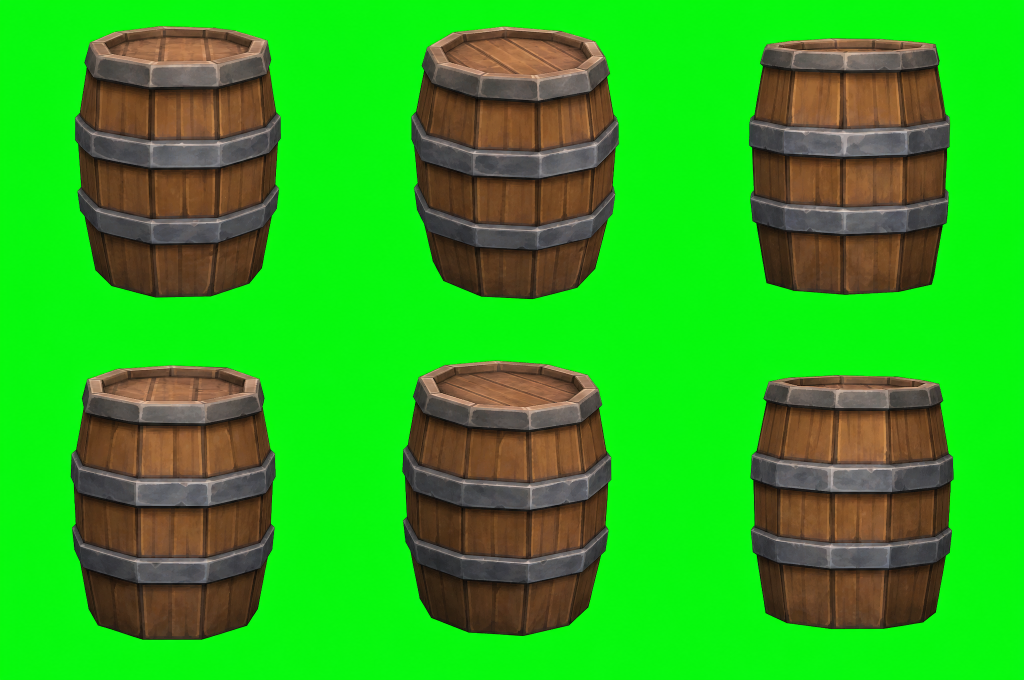
#> input picture tools/characters/ref/views/prop_barrel/sheet.png, 2048 x 1360 px (shown at 1/2 size)
$ python -i multiview.py   (imports and definitions only)
#> lines starting #> are read from the running program, lines starting #| are printed output that depends on the picture; after the words box and inside, x2 and y2 are one past the last pixel; in counts of white or black regions, pixels touching at a corner belong together
#!/usr/bin/env python3
"""One picture (or a few words) of a character to six views of her for image-to-3D tools: one generation, one sheet, six crops.

    python tools/characters/multiview.py guide [OUT.png]                       # draw the white guide (free: look at it first)
    python tools/characters/multiview.py make witch --ref front.png            # ONE paid generation, then the crop
    python tools/characters/multiview.py make fox --text "a fox in a red coat, faceted low-poly"   # from words only
    python tools/characters/multiview.py make witch --ref front.png --key white   # on white instead of chroma-key green (see 3.)
    python tools/characters/multiview.py make witch --ref front.png --pose t --no-legs   # in a T-pose, skirt to the ground, no legs to rig
    python tools/characters/multiview.py crop SHEET.png --out DIR              # only the crop: a sheet made elsewhere, or by hand

1. **Guide**: a canvas (the key colour, see 3.) of three columns by two rows, one framed cell per view with its label, a dashed head line, a dashed foot line,
   a centre line and a symbol for the way she faces. It goes to the generator as the FIRST reference (the character's picture is the second)
   with a note saying how to read it, exactly as scene_layout.py does for rooms: the model puts one figure in each cell, upright, at one
   scale, feet on the line. The cells are square (3:2 canvas) so a grid crop would already work; the crop below does not rely on it.
2. **Generate**: `hf.py run` (marketing-studio, grok or qwen), the prompt composed here, capped by --max-usd. Without --ref the text model is used.
3. **Crop**: the background colour is read off the sheet's border, a figure is whatever differs from it; thin things (frame lines, label
   strokes) are dropped, nearby parts (a wand, hair curls) are merged, and each group goes to the cell its centre is in. Every view is then
   cut out, scaled to the SAME HEIGHT, centred and written square. On WHITE (`--key white`) a pale pixel inside the figure (a pendant, a bird's breast) and a
   hole of background (between arm and body, inside a hair curl) look alike, so holes are told apart by size and by how exactly they are the
   background. On a KEY colour (`--key green`, the default: the guide, the prompt and the matte follow it) every pixel that is the key is a hole, wherever it
   is, the edge is despilled, and nothing needs guessing. Use white only for a character that has green in it. Outputs: `views/NAME.png` (transparent) and `white/NAME.png` (on pure white), `contact.png`, `sheet_boxes.png`, `views.json`.
   Problems are printed, never hidden: a cell with nothing in it, a figure cut by its cell or the sheet's edge, a figure that spills into the
   next cell, two figures in one cell, a view drawn much bigger or smaller than the rest, a background that is not white.

**Pose** (`--pose keep|t|a`): `keep` is the pose of the reference. `t` / `a` ask for a rigging pose (arms straight out / angled down about 40 degrees,
hands open and empty, head forward, legs straight; what she held is left out, so a wand or a bird becomes a separate piece), and the guide
gets a dashed shoulder line (T) so the span of the arms stays inside its cell. Auto-riggers (Mixamo, Meshy, Tripo) want one of the two.

`--no-legs` (for a character in a long skirt or robe, like the witch) asks for the hem on the ground and no legs, feet or shoes in any view: the legs are the
biggest animation burden of a rig and are never seen.

View names say which way she FACES in the picture: `right` = she faces the right edge, so we see her right side; `left` the other.
"""
import argparse
import json
import re
import subprocess
import sys
from pathlib import Path

import numpy as np
from PIL import Image, ImageDraw, ImageFont
from scipy import ndimage

HERE = Path(__file__).resolve().parent
ROOT = HERE.parents[1]

COLS, ROWS = 3, 2
# name, the guide's label, what the prompt says, the symbols of the way she faces (toward / away: the viewer; left / right: the picture's edge)
VIEWS = (
    ("front", "1 FRONT", "front view, facing the viewer", ("toward",)),
    ("front34", "2 FRONT 3/4", "three-quarter front view, the whole body clearly turned a full 45 degrees, half way between the front view and the side view, so that her near shoulder is well in front of the far one, facing toward the lower right of the picture", ("toward", "right")),
    ("right", "3 RIGHT SIDE", "right side view in profile, facing the right edge of the picture", ("right",)),
    ("back", "4 BACK", "back view, facing directly away from the viewer", ("away",)),
    ("back34", "5 BACK 3/4", "three-quarter back view, the whole body clearly turned a full 45 degrees, half way between the back view and the side view, facing away and toward the left edge of the picture", ("away", "left")),
    ("left", "6 LEFT SIDE", "left side view in profile, facing the left edge of the picture", ("left",)),
)
NAMES = [v[0] for v in VIEWS]
MODELS = {
    "marketing": dict(edit="marketing-studio/image", text="marketing-studio/image",
                      args=dict(resolution="2k", quality="medium", aspect_ratio="3:2")),
    "grok": dict(edit="xai/grok-imagine-image-2.0", text="xai/grok-imagine-image-2.0",
                 args=dict(resolution="2k", quality="medium", aspect_ratio="3:2")),
    "qwen": dict(edit="alibaba/qwen-image-3/edit", text="alibaba/qwen-image-3/text-to-image",
                 args=dict(resolution="2k", aspect_ratio="3:2", prompt_extend=True)),
}
DEFAULT_MODEL = "marketing"
# the background to ask for: its colour, and how the prompt says it
KEYS = {"white": ((255, 255, 255), "pure white"), "green": ((0, 255, 0), "flat chroma-key green (#00FF00), perfectly even")}
DEFAULT_KEY = "green"
POSES = {"keep": "",
         "t": ("Pose, the same in every view: a T-pose for rigging. She stands upright and straight, the head facing forward, the arms stretched out "
               "horizontally to both sides at shoulder height with the hands open, palms down and EMPTY, the legs straight; anything she held "
               "is left out of the picture. "),
         "a": ("Pose, the same in every view: an A-pose for rigging. She stands upright and straight, the head facing forward, the arms angled "
               "down about 40 degrees from the body with the hands open and EMPTY, the legs straight; anything she held is left out of the "
               "picture. ")}
DEFAULT_POSE = "keep"
# for a character in a long skirt or robe: nothing to rig or animate below the hem (the legs are the biggest animation burden and would never be seen)
LEGLESS = ("The long skirt reaches all the way to the ground and covers the legs completely: the figure stands on its hem like a bell, and no legs, feet, "
           "shoes or boots are visible in any view. ")
SHOULDER = 0.30                  # the T-pose guide's shoulder line, as a fraction of a cell's height
GUIDE_SIZE = (1920, 1280)
HEAD, FOOT = 0.14, 0.92          # the head and foot lines, as fractions of a cell's height
FILL = 0.84                      # the figure's height in the output square
TOL = 24                         # a pixel this far (of 255) from the background belongs to a figure
S, GAP = 4, 3                    # the grouping runs at 1/S scale and joins parts closer than 2*GAP cells (24 px); bigger loose parts still join their cell's figure


# ---- 1. the guide --------------------------------------------------------------------------------------------------------
def _font(size):
    return ImageFont.load_default(size=size)


# [42 lines left out: functions _arrow, guide, not called in this run]


# ---- 2. generate ---------------------------------------------------------------------------------------------------------
NOTE = ("The FIRST reference image is a LAYOUT GUIDE, not a picture to copy: a {bg} canvas of six framed cells, each with a label, a "
        "dashed head line near the top, a dashed foot line near the bottom, a dotted centre line and a symbol for the way the character faces. "
        "Draw one view of the character in each cell, the whole character from head to foot, centred on the centre line, the head just under "
        "the head line and the feet on the foot line, so that all six are the same size. Use the guide for placement only: the frames, "
        "lines, labels and symbols stay out of the picture, and the background stays {bg} and empty. ")
SHOULDERS = ("A dashed line across each cell at shoulder height marks where the outstretched arms go, hands included, inside the cell. ")
GRID = ("A grid of three columns by two rows of equal cells. ")


STYLE = ("The %s reference image shows only the RENDERING STYLE to match: soft faceted low-poly modelling, painted surfaces, a muted palette with purple accents, "
         "gentle even lighting. Take its style and nothing else: do not copy its characters or objects. ")
ORDINAL = {2: "SECOND", 3: "THIRD", 4: "FOURTH"}
OBJECT_WORDS = (("A character model sheet", "An object model sheet"), ("the SAME character", "the SAME object"), ("the whole character", "the whole object"),
                ("one and the same character", "one and the same object"), ("the character", "the object"), ("The character", "The object"),
                ("head line", "top line"), ("foot line", "base line"), ("from head to foot", "from top to bottom"), ("the head just under the top line and the feet on the base line",
                 "the top just under the top line and the base on the base line"), ("same face, hair, clothes, colours", "same shape, parts, colours"))


# [52 lines left out: functions compose, run_hf, job_cost, not called in this run]


# ---- 3. crop -------------------------------------------------------------------------------------------------------------
def background(a):
    """The sheet's background colour: the median of its outer frame."""
    h, w = a.shape[:2]
    m = max(2, int(0.01 * min(h, w)))
    ring = np.concatenate([a[:m].reshape(-1, 3), a[-m:].reshape(-1, 3), a[:, :m].reshape(-1, 3), a[:, -m:].reshape(-1, 3)])
    return np.median(ring, axis=0)


def difference(a, bg):
    """0..255, how far each pixel is from the background. Against white: the largest channel difference. Against a key colour: how little the
    pixel is the key (its key channel over the other two, as a share of the background's), so a key that is shaded between hair curls still
    counts as key."""
    if np.ptp(bg) < 100:
        return np.abs(a - bg).max(axis=2)
    ch = int(np.argmax(bg))
    share = (a[..., ch] - np.delete(a, ch, axis=2).max(axis=2)) / max(float(bg[ch] - np.delete(bg, ch).max()), 1.0)
    return 255 * np.clip(1 - share / 0.6, 0, 1)


def find_figures(a, bg, cols=COLS, rows=ROWS):
    """{cell index: bool mask of its figure} (a cell with nothing is absent), and the problems found on the way."""
    h, w = a.shape[:2]
    fg = difference(a, bg) > TOL
    hs, ws = h // S, w // S
    small = fg[:hs * S, :ws * S].reshape(hs, S, ws, S).max(axis=(1, 3))
    small = ndimage.binary_opening(small, np.ones((3, 3)))                  # frame lines and label strokes are thinner than 3 cells
    lab, n = ndimage.label(ndimage.binary_dilation(small, np.ones((3, 3)), iterations=GAP))
    problems, per_cell = [], {}
    for i in range(1, n + 1):
        part = (lab == i) & small
        area = int(part.sum())
        cy, cx = ndimage.center_of_mass(part)
        cell = min(rows - 1, int(cy / hs * rows)) * cols + min(cols - 1, int(cx / ws * cols))
        per_cell.setdefault(cell, []).append((area, i))
    figures = {}
    for cell, groups in per_cell.items():
        groups.sort(reverse=True)
        top = groups[0][0]
        if len(groups) > 1 and groups[1][0] >= 0.25 * top:
            problems.append("%s: two figures in the cell" % NAMES[cell])
        keep = [g for a_, g in groups if a_ >= 0.04 * top]
        sel = np.kron(np.isin(lab, keep), np.ones((S, S), bool))
        full = np.zeros((h, w), bool)
        full[:sel.shape[0], :sel.shape[1]] = sel
        figures[cell] = fg & full
    return figures, problems


def matte(a, bg, mask):
    """(alpha 0..1, colours) of a figure in a window. Against a key colour every pixel that is the key is a hole, enclosed or not, and the
    figure's edge, and any pixel with a quarter of the key's strength or more, is despilled (the key's channel held to the mean of the other two). Against white a hole is a gap of background at least
    0.04 % of the window whose median is within 6 of the background: a pale pixel of the figure (a pendant) stays."""
    d = difference(a, bg)
    rgb = a.clip(0, 255)
    if np.ptp(bg) >= 100:
        inner = ndimage.binary_erosion(mask, iterations=3)
        rim = ndimage.binary_dilation(mask, iterations=2) & ~inner
        alpha = np.where(inner, 1.0, np.where(rim, np.clip((d - 10) / 90.0, 0, 1), 0.0)).astype(np.float32)
        ch = int(np.argmax(bg))
        zone = rim | (mask & ~ndimage.binary_erosion(mask, iterations=6)) | (d < 149)      # 149: a quarter of the key's strength, or more
        other = np.delete(rgb, ch, axis=2).mean(axis=2)
        rgb = rgb.copy()
        rgb[..., ch] = np.where(zone, np.minimum(rgb[..., ch], other), rgb[..., ch])
        return alpha, rgb
    filled = ndimage.binary_fill_holes(mask)
    holes, n = ndimage.label(filled & ~mask)
    if n:
        idx = np.arange(1, n + 1)
        size = ndimage.sum(np.ones(holes.shape), holes, idx)
        median = ndimage.median(d, holes, idx)
        filled &= ~np.isin(holes, idx[(size >= 0.0004 * mask.size) & (median <= 6)])
    return ndimage.gaussian_filter(ndimage.binary_erosion(filled).astype(np.float32), 0.8), rgb


def crop(sheet_path, out_dir, size=1024, cols=COLS, rows=ROWS, key=None):
    """Cuts the sheet into the six normalised views. Returns the report dict (also written as views.json).
    `key`: the background that was asked for (a problem if the sheet has another); None: take the sheet's own."""
#> called with sheet_path = 'ref/views/prop_barrel/sheet.png', out_dir = 'out.png', size = 1024, cols = 3, rows = 2
    out_dir = Path(out_dir)
    for sub in ("views", "white"):
        (out_dir / sub).mkdir(parents=True, exist_ok=True)
    sheet = Image.open(sheet_path).convert("RGB")
#> sheet is the input picture: PIL image 2048x1360 RGB; mean R, G, B 44, 175.5, 30.5
    a = np.asarray(sheet).astype(np.int16)
    h, w = a.shape[:2]
    bg = background(a)
#> bg = [7, 249, 14]
    problems = []
    if key and np.abs(bg - KEYS[key][0]).max() > (20 if key == "white" else 60):
        problems.append("the background is not %s: %s" % (key, bg.astype(int).tolist()))
    figures, more = find_figures(a, bg, cols, rows)
#> in difference, `ch = int(np.argmax(bg))`: ch = 1
#> in difference, `share = (a[..., ch] - np.delete(a, ch, axis=2).max(axis=2)) / max(floa..`:
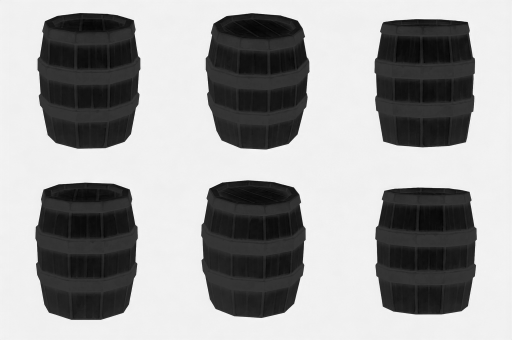
#> share: shape (1360, 2048) float64 (shown at 1/4 size); min -0.294, max 1.08, mean 0.542; drawn with min black and max white
#> in find_figures, `small = fg[:hs * S, :ws * S].reshape(hs, S, ws, S).max(axis=(1, 3))`:
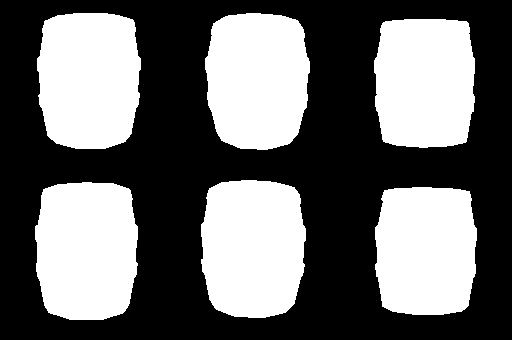
#> small: shape (340, 512) bool; 42.2% white; 6 white regions, box (x1, y1, x2, y2) and area: (201, 180, 306, 318) 12613, (35, 182, 138, 320) 12547, (37, 13, 141, 149) 12392, (205, 13, 310, 150) 12250, (374, 19, 475, 148) 11824, (375, 187, 477, 315) 11770
#> in find_figures, `lab, n = ndimage.label(ndimage.binary_dilation(small, np.ones((3, 3)),..`:
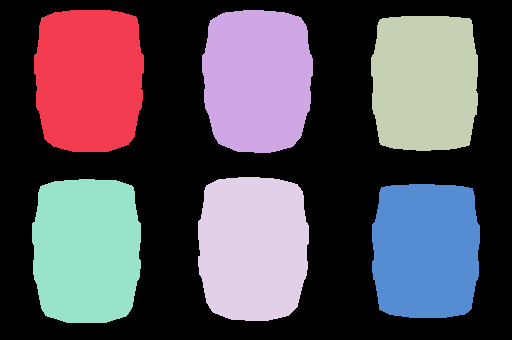
#> lab: shape (340, 512) int32; 7 distinct labels, from 0 to 6; one colour per label, 0 black
#> in find_figures, `lab, n = ndimage.label(ndimage.binary_dilation(small, np.ones((3, 3)),..`: n = 6
#> the loop in find_figures, `for i in range(1, n + 1):` made 6 passes
#> (area, cy, cx, cell) on passes 1 to 6: (12390, 78.97, 88.61, 0), (12250, 79.29, 257, 1), (11824, 82.05, 424.4, 2), (12611, 247.2, 252.6, 4), (12545, 249.6, 86.15, 3), (11768, 250, 425.5, 5)
#> pass 1, in find_figures, `part = (lab == i) & small`:
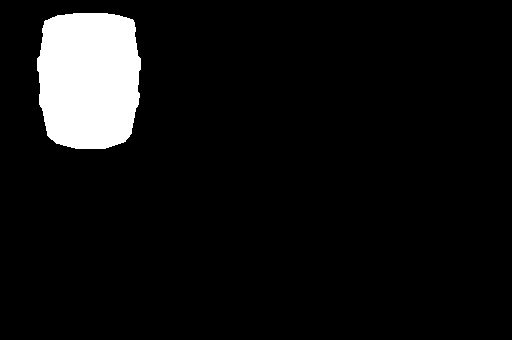
#> part: shape (340, 512) bool; 7.1% white; 1 white region, box (x1, y1, x2, y2) and area: (37, 13, 141, 149) 12390
#> after the loop in find_figures, `for i in range(1, n + 1):`:
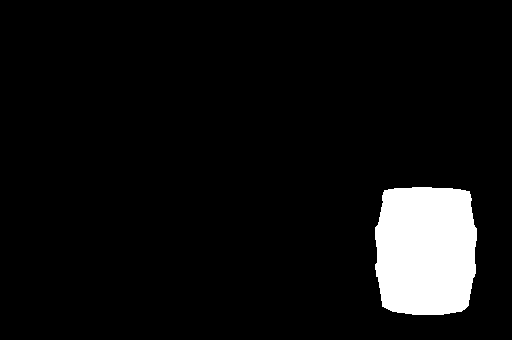
#> part: shape (340, 512) bool; 6.8% white; 1 white region, box (x1, y1, x2, y2) and area: (375, 187, 477, 315) 11768
#> after the loop in find_figures, `for i in range(1, n + 1):`: per_cell = {0: [(12390, 1)], 1: [(12250, 2)], 2: [(11824, 3)], 4: [(12611, 4)], 3: [(12545, 5)], 5: [(11768, 6)]}
#> the loop in find_figures, `for cell, groups in per_cell.items():` made 6 passes
#> (cell, top, keep) on passes 1 to 6: (0, 12390, [1]), (1, 12250, [2]), (2, 11824, [3]), (4, 12611, [4]), (3, 12545, [5]), (5, 11768, [6])
#> pass 1, in find_figures, `sel = np.kron(np.isin(lab, keep), np.ones((S, S), bool))`:
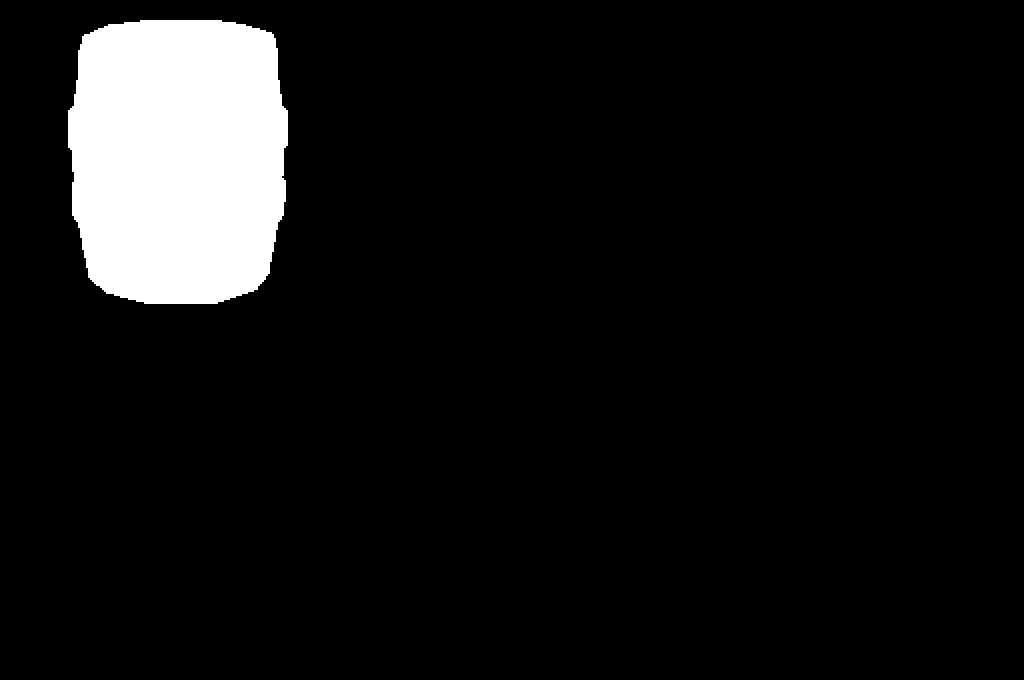
#> sel: shape (1360, 2048) bool (shown at 1/2 size); 8% white; 1 white region, box (x1, y1, x2, y2) and area: (136, 40, 576, 608) 222288
#> pass 3, in find_figures, `sel = np.kron(np.isin(lab, keep), np.ones((S, S), bool))`:
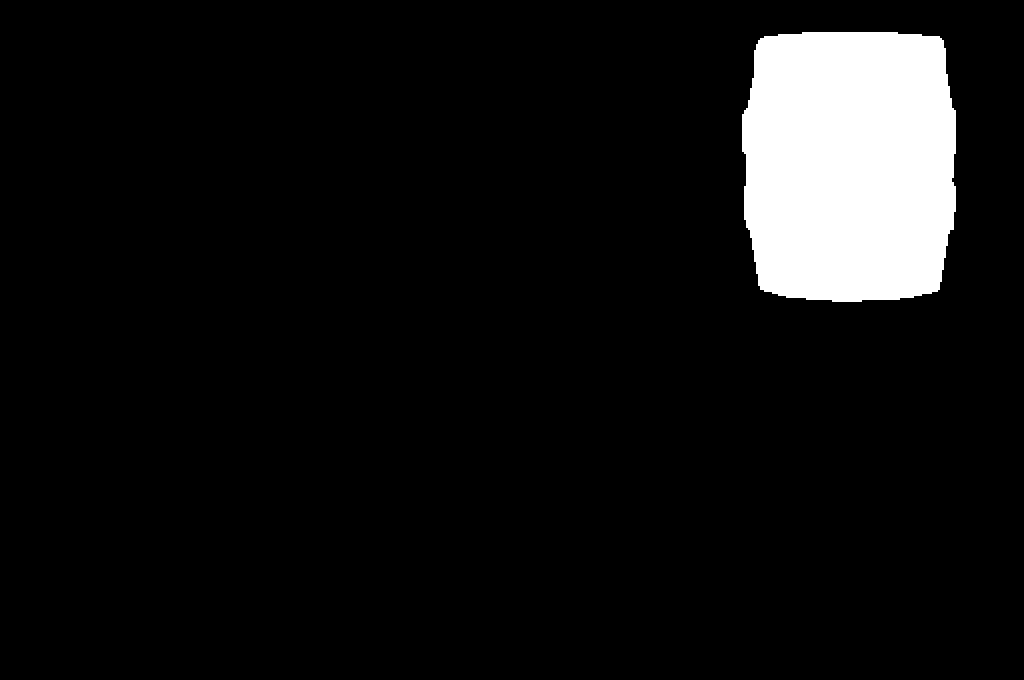
#> sel: shape (1360, 2048) bool (shown at 1/2 size); 7.6% white; 1 white region, box (x1, y1, x2, y2) and area: (1484, 64, 1912, 604) 212208
#> after the loop in find_figures, `for cell, groups in per_cell.items():`: figures = 6 items; problems = []
#> (the rest of the program and of its run is left out)
